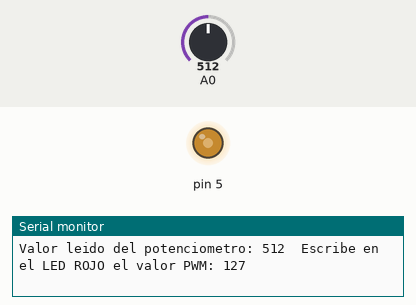
Simulated run of this sketch. Board: Arduino Uno, built with avr-gcc and run on an emulated ATmega328P. Parts: output pins drawn as LEDs (lit = HIGH), the last lines printed to the serial monitor. The inputs (shaded band) are chosen by the test bench; at power-on: A0 = 512.

Above: at 1.2 s.
1.3 s: A0 set to 418
At 1.7 s:
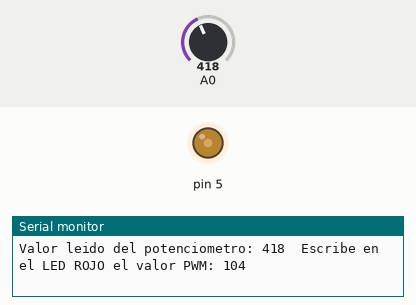
4.3 s: A0 set to 386
At 5.2 s:
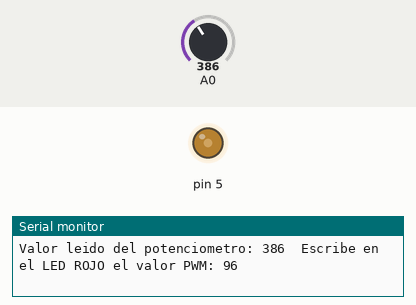
7.3 s: A0 set to 716
At 7.8 s:
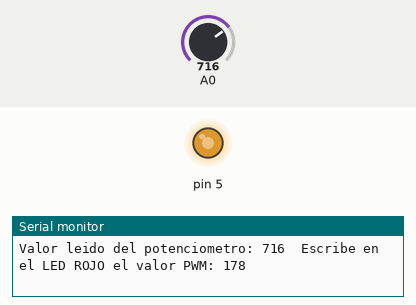
8.8 s: A0 set to 987
At 9.9 s:
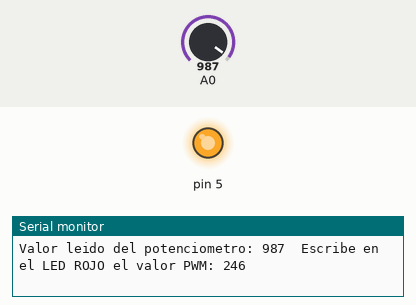
10.3 s: A0 set to 1011
At 11.4 s:
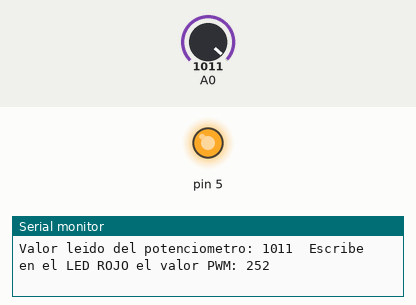
11.8 s: A0 set to 122
At 13.0 s:
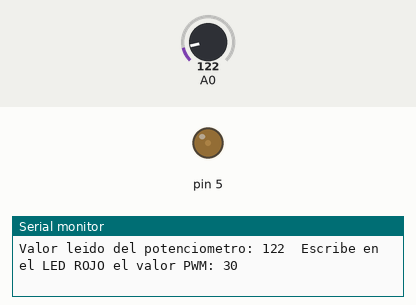
Timing chart, 0 to 14.3 s (numbered marks = the images above; inputs shaded):
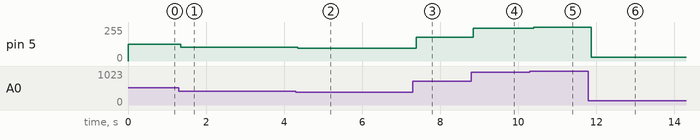

The sketch:

prog05_potenciometro01.ino
```cpp
/*
 * lee el valor del potenciometro conectado a A0 y
 * genera la señal PWM en el pin D5 (LED ROJO)
 * produciendo fading
 * diciembre 2017 - Manuel Hidalgo - LeoBot
 */
/***   Global variables   ***/
int valorPot=0;
int valorPWM=0;

/***   Function declaration   ***/

void setup()
{
  Serial.begin(9600);
  pinMode(5,OUTPUT);
}

void loop()
{
    valorPot=analogRead(A0);
    Serial.print("Valor leido del potenciometro: ");
    Serial.print(valorPot);
    valorPWM=map(valorPot,0,1023,0,255);
    analogWrite(5,valorPWM);
    Serial.print("  Escribe en el LED ROJO el valor PWM: ");
    Serial.println(valorPWM);
    delay(10);
}

/***   Function definition   ***/
```

Measured:
- after the input at 1.3 s, pin 5: 127/255 → 104/255 after 0.05 s
- after the input at 4.3 s, pin 5: 104/255 → 96/255 after 0.05 s
- after the input at 7.3 s, pin 5: 96/255 → 178/255 after 0.09 s
- after the input at 8.8 s, pin 5: 178/255 → 246/255 after 0.05 s
- after the input at 10.3 s, pin 5: 246/255 → 252/255 after 0.09 s
- after the input at 11.8 s, pin 5: 252/255 → 30/255 after 0.07 s
